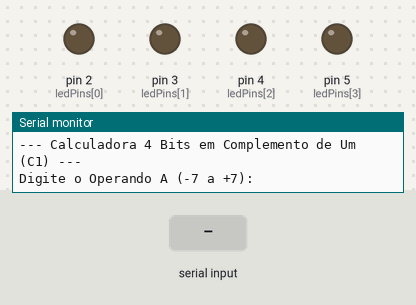
Simulated run of this sketch. Board: Arduino Uno, built with avr-gcc and run on an emulated ATmega328P. On the bench: output pins drawn as LEDs (lit = HIGH), the last lines printed to the serial monitor. Inputs (shaded band) come from the test bench.

Above: at 3.2 s.
3.3 s: "+" received over Serial
5.7 s: "-" received over Serial
7.2 s: "90,45\n" received over Serial
At 7.8 s:
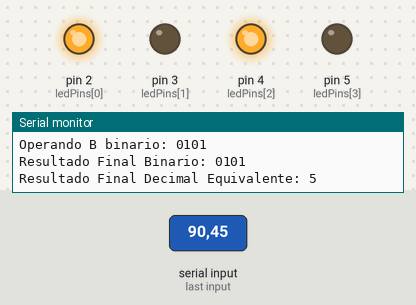
Timing chart, 0 to 10.2 s (numbered marks = the images above; inputs shaded):
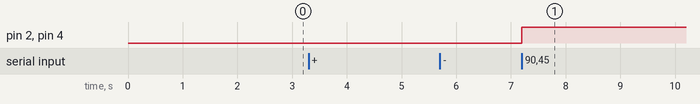

Measured:
- after the input at 7.2 s, pin 2 (ledPins[0]), pin 4 (ledPins[2]): LOW → HIGH at once

The sketch:

desafio_serial.ino
```cpp
#include <Arduino.h>

const int ledPins[4] = {2, 3, 4, 5};
uint8_t paraComplementoDeUm(int decimal) {
    if (decimal >= 0) {
        return (uint8_t)(decimal & 0x0F);
    }
        return (uint8_t)((~abs(decimal)) & 0x0F);
}

int paraDecimalC1(uint8_t c1) {
    c1 = c1 & 0x0F;
    if (c1 & 0x08) {
        return -((~c1) & 0x0F);
    }
    return c1;
}

void limparBufferSerial() {
    while (Serial.available()) {
        Serial.read();
    }
}

void atualizarLeds(uint8_t valor) {
    for (int i = 0; i < 4; i++) {
        int estadoBit = (valor >> i) & 0x01;
        digitalWrite(ledPins[i], estadoBit ? HIGH : LOW);
    }
}

void processarCalculo() {
    Serial.println();
    Serial.println("--- Calculadora 4 Bits em Complemento de Um (C1) ---");
    Serial.println("Digite o Operando A (-7 a +7):");
    while (!Serial.available());
    int opA = Serial.parseInt();
    limparBufferSerial();

    char operacao = 0;

    Serial.println("Digite a operacao (+ ou -):");

    while (true) {
        while (!Serial.available());
        operacao = Serial.read();
        if (operacao == '+' || operacao == '-') {
            break;
        }
    }

    limparBufferSerial();

    Serial.println("Digite o Operando B (-7 a +7):");
    while (!Serial.available());
    int opB = Serial.parseInt();
    limparBufferSerial();

    uint8_t binA = paraComplementoDeUm(opA);
    uint8_t binB = paraComplementoDeUm(opB);

    if (operacao == '-') {
        binB = (~binB) & 0x0F;
    }

    uint16_t somaBruta = (uint16_t)binA + (uint16_t)binB;
    uint8_t resultadoFinal = somaBruta & 0x0F;

    if (somaBruta & 0x10) {
        Serial.println("[C1 INFO] End-around carry detectado!");
        resultadoFinal = (resultadoFinal + 1) & 0x0F;
    }

    atualizarLeds(resultadoFinal);
    Serial.print("Operando A binario: ");
    for (int i = 3; i >= 0; i--) {
        Serial.print((binA >> i) & 0x01);
    }
    Serial.println();

    Serial.print("Operando B binario: ");

    for (int i = 3; i >= 0; i--) {
        Serial.print((binB >> i) & 0x01);
    }

    Serial.println();
    Serial.print("Resultado Final Binario: ");
    for (int i = 3; i >= 0; i--) {
        Serial.print((resultadoFinal >> i) & 0x01);
    }

    Serial.println();
    Serial.print("Resultado Final Decimal Equivalente: ");
    Serial.println(paraDecimalC1(resultadoFinal));
}

void setup() {
    Serial.begin(115200);
    delay(2000);
    for (int i = 0; i < 4; i++) {
        pinMode(ledPins[i], OUTPUT);
        digitalWrite(ledPins[i], LOW);
    }
    Serial.println("Sistema iniciado.");
}

void loop() {
    processarCalculo();
    delay(3000);
}
```
